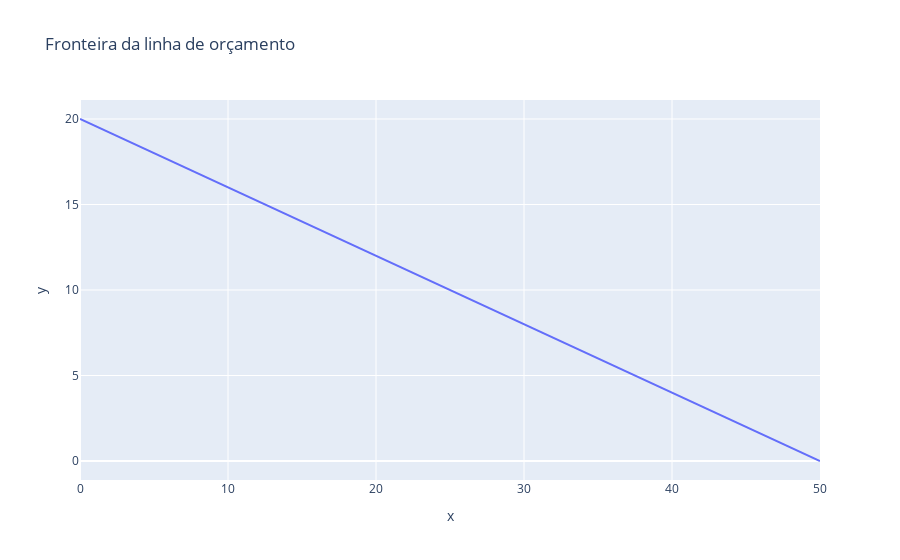

The notebook cell saved with this chart:
### Code cell
fronteira()

### Figure 1 — Plotly figure (JSON) as saved in the notebook; plotly's stock layout.template omitted (floating-point values rounded to 4 significant figures)
{"data": [{"hovertemplate": "x=%{x}<br>y=%{y}<extra></extra>", "legendgroup": "", "line": {"color": "#636efa", "dash": "solid"}, "marker": {"symbol": "circle"}, "mode": "lines", "name": "", "orientation": "v", "showlegend": false, "type": "scatter", "x": [0, 5, 10, 15, 20, 25, 30, 35, 40, 45, 50], "xaxis": "x", "y": [20, 18, 16, 14, 12, 10, 8, 6, 4, 2, 0], "yaxis": "y"}], "layout": {"legend": {"tracegroupgap": 0}, "title": {"text": "Fronteira da linha de orçamento"}, "xaxis": {"anchor": "y", "domain": [0, 1], "title": {"text": "x"}}, "yaxis": {"anchor": "x", "domain": [0, 1], "title": {"text": "y"}}}}
